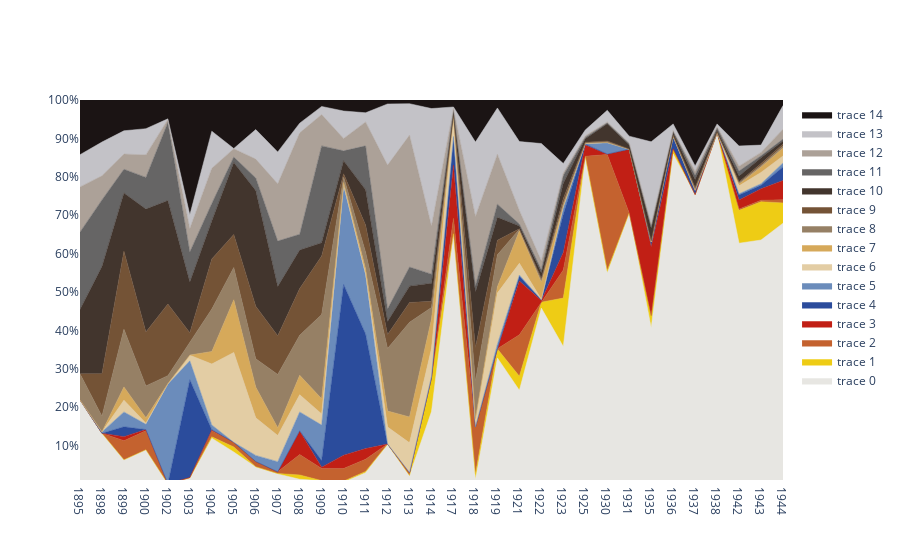

Notebook cell for this chart:
### Code cell
#Teste de como vai ficar o gráfico
x=dfVis1.columns
fig = go.Figure()

freqAnosArray = dfVis1.values

for index in range(len(freqAnosArray)):
    print(index, freqAnosArray[index])
    fig.add_trace(go.Scatter(
        x=x, y=freqAnosArray[index],
        mode='lines',
        line=dict(width=0.5, color=paletaCores['hex'][index]),
        fillcolor = paletaCores['hex'][index],
        stackgroup='one',
        groupnorm='percent' # sets the normalization for the sum of the stackgroup
    ))


fig.update_layout(
    showlegend=True,
    xaxis_type='category',
    yaxis=dict(
        type='linear',
        range=[1, 100],
        ticksuffix='%'))

fig.show()

### Figure 1 — Plotly figure (JSON) as saved in the notebook; plotly's stock layout.template omitted (floating-point values rounded to 4 significant figures)
{"data": [{"fillcolor": "#E7E6E2", "groupnorm": "percent", "line": {"color": "#E7E6E2", "width": 0.5}, "mode": "lines", "stackgroup": "one", "type": "scatter", "x": ["1895", "1898", "1899", "1900", "1902", "1903", "1904", "1905", "1906", "1907", "1908", "1909", "1910", "1911", "1912", "1913", "1914", "1917", "1918", "1919", "1921", "1922", "1923", "1925", "1930", "1931", "1935", "1936", "1937", "1938", "1942", "1943", "1944"], "y": [17441, 38001, 40255, 47367, 7, 1369, 44605, 14138, 12023, 21472, 14925, 5360, 2768, 19344, 9934, 1790, 18162, 57952, 2498, 106323, 120290, 80490, 44072, 175799, 164957, 72244, 40873, 186793, 85472, 129195, 279095, 226711, 70406]}, {"fillcolor": "#EECC15", "groupnorm": "percent", "line": {"color": "#EECC15", "width": 0.5}, "mode": "lines", "stackgroup": "one", "type": "scatter", "x": ["1895", "1898", "1899", "1900", "1902", "1903", "1904", "1905", "1906", "1907", "1908", "1909", "1910", "1911", "1912", "1913", "1914", "1917", "1918", "1919", "1921", "1922", "1923", "1925", "1930", "1931", "1935", "1936", "1937", "1938", "1942", "1943", "1944"], "y": [0, 0, 0, 8, 0, 0, 1267, 2267, 190, 946, 14167, 622, 1622, 2190, 0, 0, 8302, 0, 3126, 7616, 18178, 2736, 15535, 577, 2001, 0, 3101, 2852, 0, 0, 38105, 35591, 5483]}, {"fillcolor": "#C4622F", "groupnorm": "percent", "line": {"color": "#C4622F", "width": 0.5}, "mode": "lines", "stackgroup": "one", "type": "scatter", "x": ["1895", "1898", "1899", "1900", "1902", "1903", "1904", "1905", "1906", "1907", "1908", "1909", "1910", "1911", "1912", "1913", "1914", "1917", "1918", "1919", "1921", "1922", "1923", "1925", "1930", "1931", "1935", "1936", "1937", "1938", "1942", "1943", "1944"], "y": [0, 0, 32100, 26331, 20, 101, 5880, 2022, 3747, 3608, 66481, 22675, 20536, 21146, 80, 620, 188, 3597, 27898, 190, 53164, 5, 9025, 66, 90686, 0, 48, 24, 0, 19, 1464, 1376, 859]}, {"fillcolor": "#C11F15", "groupnorm": "percent", "line": {"color": "#C11F15", "width": 0.5}, "mode": "lines", "stackgroup": "one", "type": "scatter", "x": ["1895", "1898", "1899", "1900", "1902", "1903", "1904", "1905", "1906", "1907", "1908", "1909", "1910", "1911", "1912", "1913", "1914", "1917", "1918", "1919", "1921", "1922", "1923", "1925", "1930", "1931", "1935", "1936", "1937", "1938", "1942", "1943", "1944"], "y": [0, 0, 6780, 1643, 0, 5, 758, 0, 17, 3, 77161, 2373, 21505, 18356, 0, 0, 0, 12298, 0, 0, 69268, 733, 5587, 5986, 302, 17013, 18011, 0, 0, 155, 10622, 10694, 5183]}, {"fillcolor": "#2B4C9C", "groupnorm": "percent", "line": {"color": "#2B4C9C", "width": 0.5}, "mode": "lines", "stackgroup": "one", "type": "scatter", "x": ["1895", "1898", "1899", "1900", "1902", "1903", "1904", "1905", "1906", "1907", "1908", "1909", "1910", "1911", "1912", "1913", "1914", "1917", "1918", "1919", "1921", "1922", "1923", "1925", "1930", "1931", "1935", "1936", "1937", "1938", "1942", "1943", "1944"], "y": [0, 0, 16538, 16, 18, 22423, 311, 0, 16, 83, 705, 12160, 277261, 198604, 0, 0, 3, 6385, 0, 11, 5951, 365, 12283, 612, 80, 2, 1271, 6733, 1284, 0, 5619, 3219, 3682]}, {"fillcolor": "#6B8CBB", "groupnorm": "percent", "line": {"color": "#6B8CBB", "width": 0.5}, "mode": "lines", "stackgroup": "one", "type": "scatter", "x": ["1895", "1898", "1899", "1900", "1902", "1903", "1904", "1905", "1906", "1907", "1908", "1909", "1910", "1911", "1912", "1913", "1914", "1917", "1918", "1919", "1921", "1922", "1923", "1925", "1930", "1931", "1935", "1936", "1937", "1938", "1942", "1943", "1944"], "y": [0, 1082, 24917, 7341, 29392, 4353, 4649, 0, 4360, 22061, 61567, 65930, 160050, 101723, 0, 26, 381, 257, 0, 3871, 1699, 0, 2220, 6, 8809, 0, 0, 0, 0, 0, 1471, 1475, 1062]}, {"fillcolor": "#E3CDA4", "groupnorm": "percent", "line": {"color": "#E3CDA4", "width": 0.5}, "mode": "lines", "stackgroup": "one", "type": "scatter", "x": ["1895", "1898", "1899", "1900", "1902", "1903", "1904", "1905", "1906", "1907", "1908", "1909", "1910", "1911", "1912", "1913", "1914", "1917", "1918", "1919", "1921", "1922", "1923", "1925", "1930", "1931", "1935", "1936", "1937", "1938", "1942", "1943", "1944"], "y": [0, 148, 19605, 1617, 107, 1307, 59475, 39897, 26894, 56828, 56103, 20796, 1687, 3089, 4277, 6344, 6954, 4428, 3278, 43042, 15084, 185, 153, 374, 95, 0, 0, 323, 0, 5, 9226, 10541, 1887]}, {"fillcolor": "#D6A95A", "groupnorm": "percent", "line": {"color": "#D6A95A", "width": 0.5}, "mode": "lines", "stackgroup": "one", "type": "scatter", "x": ["1895", "1898", "1899", "1900", "1902", "1903", "1904", "1905", "1906", "1907", "1908", "1909", "1910", "1911", "1912", "1913", "1914", "1917", "1918", "1919", "1921", "1922", "1923", "1925", "1930", "1931", "1935", "1936", "1937", "1938", "1942", "1943", "1944"], "y": [0, 0, 22298, 7542, 78, 15, 12236, 23390, 22000, 16928, 63775, 28165, 4036, 8031, 4028, 5554, 7440, 316, 1669, 5412, 41724, 7824, 443, 74, 221, 0, 31, 7, 0, 0, 2130, 5116, 2164]}, {"fillcolor": "#968065", "groupnorm": "percent", "line": {"color": "#968065", "width": 0.5}, "mode": "lines", "stackgroup": "one", "type": "scatter", "x": ["1895", "1898", "1899", "1900", "1902", "1903", "1904", "1905", "1906", "1907", "1908", "1909", "1910", "1911", "1912", "1913", "1914", "1917", "1918", "1919", "1921", "1922", "1923", "1925", "1930", "1931", "1935", "1936", "1937", "1938", "1942", "1943", "1944"], "y": [5387, 11710, 96633, 44187, 2354, 2823, 41434, 14315, 20238, 115531, 130502, 156333, 8779, 28787, 15704, 20269, 2919, 267, 21990, 27012, 1908, 1191, 734, 265, 417, 68, 277, 507, 582, 248, 1630, 1390, 529]}, {"fillcolor": "#745336", "groupnorm": "percent", "line": {"color": "#745336", "width": 0.5}, "mode": "lines", "stackgroup": "one", "type": "scatter", "x": ["1895", "1898", "1899", "1900", "1902", "1903", "1904", "1905", "1906", "1907", "1908", "1909", "1910", "1911", "1912", "1913", "1914", "1917", "1918", "1919", "1921", "1922", "1923", "1925", "1930", "1931", "1935", "1936", "1937", "1938", "1942", "1943", "1944"], "y": [0, 31940, 130940, 74937, 21177, 2316, 48878, 14680, 37709, 83811, 152527, 108821, 5277, 47064, 3484, 4249, 1518, 289, 19849, 12226, 623, 660, 1520, 263, 732, 33, 46, 178, 229, 54, 990, 1747, 546]}, {"fillcolor": "#42352D", "groupnorm": "percent", "line": {"color": "#42352D", "width": 0.5}, "mode": "lines", "stackgroup": "one", "type": "scatter", "x": ["1895", "1898", "1899", "1900", "1902", "1903", "1904", "1905", "1906", "1907", "1908", "1909", "1910", "1911", "1912", "1913", "1914", "1917", "1918", "1919", "1921", "1922", "1923", "1925", "1930", "1931", "1935", "1936", "1937", "1938", "1942", "1943", "1944"], "y": [13340, 80625, 97535, 170811, 30569, 11629, 37082, 31940, 82774, 106819, 125879, 24597, 21188, 61410, 3267, 3508, 4554, 403, 32581, 19297, 3770, 2485, 4885, 1831, 13351, 1003, 3239, 1399, 2345, 555, 6636, 5474, 786]}, {"fillcolor": "#666565", "groupnorm": "percent", "line": {"color": "#666565", "width": 0.5}, "mode": "lines", "stackgroup": "one", "type": "scatter", "x": ["1895", "1898", "1899", "1900", "1902", "1903", "1904", "1905", "1906", "1907", "1908", "1909", "1910", "1911", "1912", "1913", "1914", "1917", "1918", "1919", "1921", "1922", "1923", "1925", "1930", "1931", "1935", "1936", "1937", "1938", "1942", "1943", "1944"], "y": [16075, 50143, 39799, 44016, 23089, 6924, 16982, 2413, 9003, 98784, 51640, 179851, 15988, 75839, 3169, 4085, 2290, 407, 3785, 11126, 2429, 1392, 2515, 732, 814, 355, 388, 912, 1309, 813, 5780, 1757, 538]}, {"fillcolor": "#ACA198", "groupnorm": "percent", "line": {"color": "#ACA198", "width": 0.5}, "mode": "lines", "stackgroup": "one", "type": "scatter", "x": ["1895", "1898", "1899", "1900", "1902", "1903", "1904", "1905", "1906", "1907", "1908", "1909", "1910", "1911", "1912", "1913", "1914", "1917", "1918", "1919", "1921", "1922", "1923", "1925", "1930", "1931", "1935", "1936", "1937", "1938", "1942", "1943", "1944"], "y": [9388, 18116, 25422, 31294, 890, 5371, 34406, 3700, 13490, 124369, 331387, 58292, 20056, 41483, 36168, 28271, 12103, 378, 40756, 42196, 17511, 4091, 794, 862, 706, 281, 799, 376, 1140, 537, 5642, 3126, 2680]}, {"fillcolor": "#C3C2C7", "groupnorm": "percent", "line": {"color": "#C3C2C7", "width": 0.5}, "mode": "lines", "stackgroup": "one", "type": "scatter", "x": ["1895", "1898", "1899", "1900", "1902", "1903", "1904", "1905", "1906", "1907", "1908", "1909", "1910", "1911", "1912", "1913", "1914", "1917", "1918", "1919", "1921", "1922", "1923", "1925", "1930", "1931", "1935", "1936", "1937", "1938", "1942", "1943", "1944"], "y": [6693, 25390, 39065, 36450, 178, 3154, 36174, 76, 21160, 69128, 31714, 14956, 44652, 15846, 15379, 6736, 29514, 369, 43761, 39057, 88521, 53714, 3026, 3135, 9070, 1762, 21455, 3681, 1577, 983, 23506, 6769, 6368]}, {"fillcolor": "#1B1414", "groupnorm": "percent", "line": {"color": "#1B1414", "width": 0.5}, "mode": "lines", "stackgroup": "one", "type": "scatter", "x": ["1895", "1898", "1899", "1900", "1902", "1903", "1904", "1905", "1906", "1907", "1908", "1909", "1910", "1911", "1912", "1913", "1914", "1917", "1918", "1919", "1921", "1922", "1923", "1925", "1930", "1931", "1935", "1936", "1937", "1938", "1942", "1943", "1944"], "y": [11356, 31649, 51587, 39828, 5565, 26370, 30429, 21532, 21139, 112738, 75639, 11988, 17885, 22148, 990, 788, 2152, 1614, 24755, 6721, 53470, 19940, 20384, 16146, 8089, 9639, 10941, 13541, 19487, 8812, 53281, 41934, 1507]}], "layout": {"showlegend": true, "xaxis": {"type": "category"}, "yaxis": {"range": [1, 100], "ticksuffix": "%", "type": "linear"}}}
